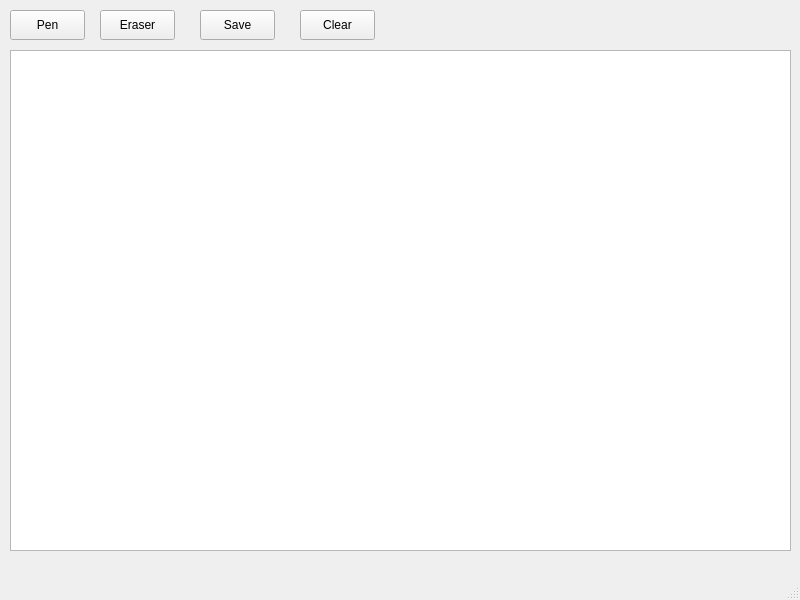
<?xml version="1.0" encoding="UTF-8"?>
<ui version="4.0">
 <class>MainWindow</class>
 <widget class="QMainWindow" name="MainWindow">
  <property name="geometry">
   <rect>
    <x>0</x>
    <y>0</y>
    <width>800</width>
    <height>600</height>
   </rect>
  </property>
  <property name="windowTitle">
   <string>Virtual Whiteboard with Camera Overlay</string>
  </property>
  <widget class="QWidget" name="centralwidget">
   <widget class="QLabel" name="videoLabel">
    <property name="geometry">
     <rect>
      <x>10</x>
      <y>50</y>
      <width>780</width>
      <height>500</height>
     </rect>
    </property>
    <property name="text">
     <string>Camera Feed Here</string>
    </property>
   </widget>
   <widget class="QGraphicsView" name="graphicsView">
    <property name="geometry">
     <rect>
      <x>10</x>
      <y>50</y>
      <width>780</width>
      <height>500</height>
     </rect>
    </property>
    <property name="frameShape">
     <enum>QFrame::NoFrame</enum>
    </property>
   </widget>
   <widget class="QPushButton" name="penButton">
    <property name="geometry">
     <rect>
      <x>10</x>
      <y>10</y>
      <width>75</width>
      <height>30</height>
     </rect>
    </property>
    <property name="text">
     <string>Pen</string>
    </property>
   </widget>
   <widget class="QPushButton" name="eraserButton">
    <property name="geometry">
     <rect>
      <x>100</x>
      <y>10</y>
      <width>75</width>
      <height>30</height>
     </rect>
    </property>
    <property name="text">
     <string>Eraser</string>
    </property>
   </widget>
   <widget class="QPushButton" name="saveButton">
    <property name="geometry">
     <rect>
      <x>200</x>
      <y>10</y>
      <width>75</width>
      <height>30</height>
     </rect>
    </property>
    <property name="text">
     <string>Save</string>
    </property>
   </widget>
   <widget class="QPushButton" name="clearButton">
    <property name="geometry">
     <rect>
      <x>300</x>
      <y>10</y>
      <width>75</width>
      <height>30</height>
     </rect>
    </property>
    <property name="text">
     <string>Clear</string>
    </property>
   </widget>
   <widget class="QFrame" name="frame">
    <property name="geometry">
     <rect>
      <x>10</x>
      <y>50</y>
      <width>781</width>
      <height>501</height>
     </rect>
    </property>
    <property name="frameShape">
     <enum>QFrame::StyledPanel</enum>
    </property>
    <property name="frameShadow">
     <enum>QFrame::Raised</enum>
    </property>
   </widget>
  </widget>
  <widget class="QStatusBar" name="statusbar"/>
 </widget>
 <resources/>
 <connections>
  <connection>
   <sender>penButton</sender>
   <signal>clicked()</signal>
   <receiver>MainWindow</receiver>
   <slot>onPenButtonClicked()</slot>
   <hints>
    <hint type="sourcelabel">
     <x>20</x>
     <y>20</y>
    </hint>
    <hint type="destinationlabel">
     <x>20</x>
     <y>20</y>
    </hint>
   </hints>
  </connection>
  <connection>
   <sender>eraserButton</sender>
   <signal>clicked()</signal>
   <receiver>MainWindow</receiver>
   <slot>onEraserButtonClicked()</slot>
   <hints>
    <hint type="sourcelabel">
     <x>20</x>
     <y>20</y>
    </hint>
    <hint type="destinationlabel">
     <x>20</x>
     <y>20</y>
    </hint>
   </hints>
  </connection>
  <connection>
   <sender>saveButton</sender>
   <signal>clicked()</signal>
   <receiver>MainWindow</receiver>
   <slot>onSaveButtonClicked()</slot>
   <hints>
    <hint type="sourcelabel">
     <x>20</x>
     <y>20</y>
    </hint>
    <hint type="destinationlabel">
     <x>20</x>
     <y>20</y>
    </hint>
   </hints>
  </connection>
  <connection>
   <sender>clearButton</sender>
   <signal>clicked()</signal>
   <receiver>MainWindow</receiver>
   <slot>onClearButtonClicked()</slot>
   <hints>
    <hint type="sourcelabel">
     <x>20</x>
     <y>20</y>
    </hint>
    <hint type="destinationlabel">
     <x>20</x>
     <y>20</y>
    </hint>
   </hints>
  </connection>
 </connections>
</ui>
